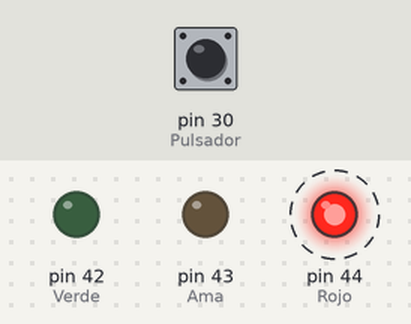
Recording of a sketch running on a simulated Arduino Mega 2560, built with avr-gcc and run on an emulated ATmega2560. Shown: output pins drawn as LEDs (lit = HIGH). Dashed ring = blinking. The inputs (shaded band) are chosen by the test bench; at power-on: pin 30 (Pulsador) HIGH.

Above: at 0.5 s.
Timing chart, 0 to 4.6 s (numbered marks = the images above):
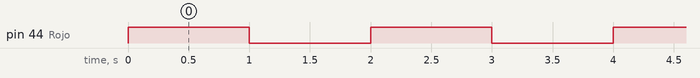

Measured:
- by itself, pin 44 (Rojo): alternates HIGH for 1.0 s and LOW for 1.0 s

The sketch:

sketch_mar01b.ino
```cpp
#define Rojo 44
#define Ama  43
#define Verde 42
#define Pulsador 30
#define Mantenimiento 31


void setup() {
  pinMode (Pulsador, INPUT);
  pinMode (Mantenimiento, INPUT);
  pinMode (Rojo, OUTPUT);
  pinMode (Ama, OUTPUT);
  pinMode (Verde, OUTPUT);

  digitalWrite(Rojo, LOW);
  digitalWrite(Ama, LOW);
  digitalWrite(Verde, LOW);

  Serial.begin(9600);
}

void loop() {

  if (digitalRead(Pulsador) == LOW && digitalRead(Mantenimiento) == LOW) {
    delay(1000);
    digitalWrite(Verde, LOW);
    digitalWrite(Rojo, HIGH);
    delay(1000);
    digitalWrite(Rojo, LOW);
    digitalWrite(Ama, HIGH);
    delay(1000);
    digitalWrite(Ama, LOW);
    digitalWrite(Verde, HIGH);
  } else {
    digitalWrite(Rojo, HIGH);
    digitalWrite(Verde, LOW);
    digitalWrite(Ama, LOW);
    delay(1000);
    digitalWrite(Rojo, LOW);
    delay(1000);
  }
}
```
